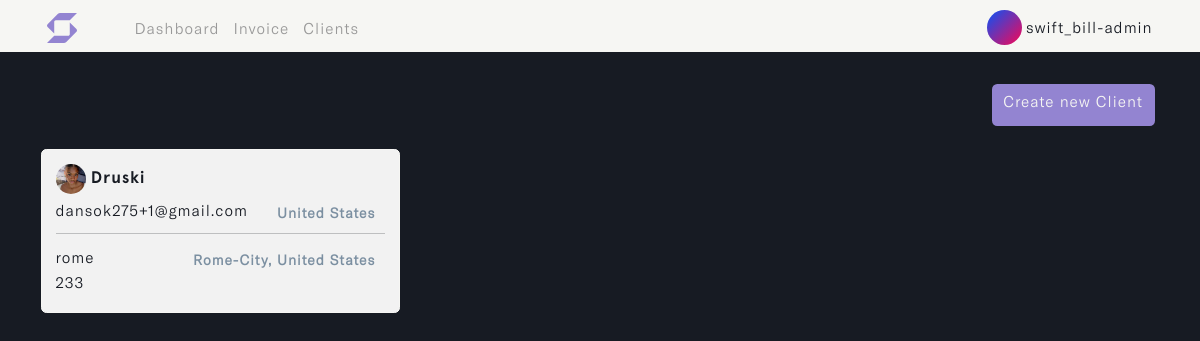
The page /clients (signed in) on the database its author committed.
### user/models.py (models this page shows)
class Profile(models.Model):
    user = models.OneToOneField(User, on_delete=models.CASCADE, blank=True, null=True)
    name = models.CharField(max_length=255, unique=True)
    username = models.CharField(max_length=255, unique=True)
    email = models.EmailField(max_length=255, unique=True)
    updated_time_stamp = models.DateTimeField(auto_now=True)
    created_time_stamp = models.DateTimeField(auto_now_add=True)
    id = models.UUIDField(default=uuid.uuid4, primary_key=True, unique=True, editable=False)
    def __str__(self):
        return self.username

### invoice/models.py (models this page shows, shortened)
class Client(models.Model):
    account_owner = models.ForeignKey(Profile, on_delete=models.CASCADE, related_name='clients', db_index=True)
    name = models.CharField(max_length=50, unique=True, db_index=True)
    address = models.CharField(max_length=255)
    country = models.CharField(max_length=50, null=True, blank=True)
    email = models.EmailField(max_length=100, unique=True, db_index=True)
    phone_number = models.IntegerField(null=True, blank=True)
    city_state = models.CharField(max_length=50, null=True, blank=True)
    postal_code = models.CharField(max_length=30, null=True, blank=True)
    client_avatar = ResizedImageField(size=[600, 600], quality=85, null=True, blank=True, upload_to='client_avatar/', default='emil-kowalski.png')
    updated_time_stamp = models.DateTimeField(auto_now=True, db_index=True)
    created_time_stamp = models.DateTimeField(auto_now_add=True, db_index=True)
    id = models.UUIDField(default=uuid.uuid4, primary_key=True, unique=True, editable=False)
    @property
    def imageURL(self):
        try:
            url = self.client_avatar.url
        except:
            url = ''
        return url
    class Meta:
        ordering = ['-updated_time_stamp']
        indexes = [
            models.Index(fields=['name']),
            models.Index(fields=['email']),
            models.Index(fields=['updated_time_stamp']),
            models.Index(fields=['created_time_stamp']),
        ]

### invoice/views.py (the view, shortened to what this page needs)
# urls.py: path('clients', views.create_client, name='clients'),
@login_required(login_url='login')
def create_client(request):
    profile = request.user.profile
    clients = profile.clients.all()
    form = ClientCreationForm()
    context = {'form': form, 'clients': clients}
    return render(request, 'invoice/client.html', context)

### invoice/templates/invoice/client.html (shortened to what this page needs)
{% load static %}
{% load humanize %}
<!DOCTYPE html>
<html lang="en" class="js has-scroll-init has-scroll-smooth">
  <head>
    <link rel="stylesheet" href="{% static '/css/bootstrap.min.css' %}" />
    <link rel="stylesheet" href="{% static '/css/client.css' %}" />
  </head>
  <body
    id="pageTop"
    class="page-content"
    data-spy="scroll"
    data-target="#mainNav"
  >
    {% include 'invoice/nav.html' %}
    <main>
      <div data-scroll class="page page--layout-2" id="main">
        <div id="client--hero">
          <div class="container">
            <div class="client--intro">
              {% if clients %}
              <div id="clients_">
                <h6>
                  <a
                    href="#"
                    class="btn"
                    id="save_btn"
                    data-bs-toggle="offcanvas"
                    data-bs-target="#offcanvasRight"
                    aria-controls="offcanvasRight"
                  >
                    Create new Client
                  </a>
                </h6>
                <div class="row">
                  {% for client in clients %}
                  <div class="col-md-4">
                    <a href="{% url 'client-details' client.id %}">
                      <div class="card">
                        <div class="card-body">
                          <div id="client--container">
                            <h4>
                              <img
                                src="{{client.imageURL}}"
                                src="{% static '/images/emil-kowalski.png' %}"
                                class="img-fluid rounded-circle"
                                id="avatar-img"
                                alt="avatar-img"
                              />
                              {{client.name}}
                            </h4>
                            <h5>
                              {{client.email | truncatechars:25}}
                              <span class="badge" id="location">
                                {{client.country}}
                              </span>
                            </h5>
                            <hr id="divider--line" />
                            <h5>
                              {{client.address | truncatechars:25}}
                              <span class="badge"
                                >{{client.city_state}}, {{client.country}}</span
                              >
                            </h5>
                            <h5 id="postal--code">
                              {{client.postal_code}}
                              <span class="badge">
                              </span>
                            </h5>
                          </div>
                        </div>
                      </div>
                    </a>
                  </div>
                  {% endfor %}
                </div>
              </div>
              {% endif %}
            </div>
          </div>
        </div>
      </div>
    </main>
  </body>
</html>

### invoice/templates/invoice/nav.html (shortened to what this page needs)
{% load static %}
{% load active_link_tags %}
<nav class="navbar navbar-expand-lg fixed-top menu" id="mainNav">
  <div class="container">
    <a class="navbar-brand" href="{% url 'dashboard' %}">
      <img
        src="{% static '/images/swift_logo.svg' %}"
        class="img-fluid"
        id="logo"
        alt="logo"
      />
    </a>
    <div class="collapse navbar-collapse" id="navbarSupportedContent">
      <ul class="navbar-nav me-auto mb-2 mb-lg-0 left--links">
        <li class="nav-item">
          <a
            class="nav-link {% active_link 'dashboard' %}"
            href="{% url 'dashboard' %}"
            >Dashboard</a
          >
        </li>
        <li class="nav-item">
          <a
            class="nav-link {% active_link 'invoice' %}"
            href="{% url 'invoice' %}"
            >Invoice</a
          >
        </li>
        <li class="nav-item">
          <a
            class="nav-link {% active_link 'clients' %}"
            href="{% url 'clients' %}"
            >Clients</a
          >
        </li>
      </ul>
      <ul class="navbar-nav mb-2 mb-lg-0" id="rightNav">
        <li class="nav-item dropdown">
          <a class="nav-link" href="{% url 'profile' %}">
            <img
              id="profile_img"
              src="{% static '/images/user-avatar.svg' %}"
              class="img-fluid rounded-circle"
              alt="logo"
            />
            <small>{{request.user.profile}}</small>
          </a>
        </li>
      </ul>
    </div>
  </div>
</nav>

### static/css/client.css (style rules this page uses)
*, *::after, *::before { box-sizing: border-box; margin: 0; padding: 0; }
html, body { box-sizing: border-box; font-size: 14px; margin: 0; padding: 0; width: 100%; overflow-x: hidden; background: var(--main-color); -webkit-font-smoothing: antialiased; -moz-osx-font-smoothing: grayscale; scroll-behavior: smooth; }
a { text-decoration: none; }
.page-content { --main-color: #171b23; --text-color: #f6f6f3; --header-font: "Apercu-Bold"; --text-font: "GTAmerica-Light"; }
a { text-decoration: none; color: var(--accent-color); }
#mainNav { transform: translateY(0); transition: padding-top 0.3s, padding-bottom 0.3s; padding-top: 3px; padding-bottom: 0px; background: var(--text-color); transform: translateY(0); opacity: 1; z-index: 9; width: 100vw; }
#logo { width: 35px; height: auto; margin-left: 20%; margin-top: 10%; margin-bottom: 10%; }
#profile_img { width: 35px; }
#mainNav small { font-size: 1.2rem; font-family: var(--text-font); color: var(--main-color); letter-spacing: 1px; vertical-align: middle; }
.left--links a { font-family: var(--text-font); color: #999; letter-spacing: 1px; font-size: 1.2rem; line-height: normal; }
#client--hero { margin-top: 24%; }
.client--intro h6 { font-size: 1.3rem; font-family: var(--text-font); color: #7b8fa1; letter-spacing: 1px; margin-bottom: 3%; }
#save_btn { color: var(--text-color); letter-spacing: 1px; font-family: var(--text-font); font-size: 1.2rem; background: #9384d1; transition: all 0.5s ease-in-out; margin-bottom: 2%; margin-left: 43%; }
.client--intro .card { border: 1px solid var(--text-color); background: #f7f7f7f9; margin-bottom: 3%; }
.client--intro .card h4 { font-size: 2.2vh; font-family: var(--header-font); color: var(--main-color); letter-spacing: 1px; text-transform: capitalize; }
.client--intro #avatar-img { width: 40px; height: 40px; object-fit: cover; }
.client--intro .card h5 { font-size: 2.1vh; font-family: var(--text-font); color: var(--main-color); letter-spacing: 1px; margin-bottom: 2%; }
.client--intro .card h5 span { font-size: 2vh; color: #7b8fa1; text-transform: capitalize; float: right; }
@media (min-width: 1200px) { #logo { width: 30px; margin-left: 20%; margin-top: 5%; margin-bottom: 5%; } }
@media (min-width: 1200px) { #mainNav small { font-size: 1.1rem; } }
@media (min-width: 1200px) { .left--links { margin-left: 4%; } }
@media (min-width: 1200px) { .left--links a { font-size: 1.1rem; } }
@media (min-width: 1200px) { #client--hero { margin-top: 7%; } }
@media (min-width: 1200px) { .client--intro h6 { font-size: 1.2rem; margin-bottom: 1%; } }
@media (min-width: 1200px) { #save_btn { font-size: 1.1rem; margin-bottom: 1%; margin-left: 85%; } }
@media (min-width: 1200px) { .client--intro .card { margin-bottom: 2%; } }
@media (min-width: 1200px) { .client--intro .card h4 { font-size: 1.2rem; } }
@media (min-width: 1200px) { .client--intro #avatar-img { width: 30px; height: 30px; } }
@media (min-width: 1200px) { .client--intro .card h5 { font-size: 1.1rem; } }
@media (min-width: 1200px) { .client--intro .card h5 span { font-size: 1rem; } }

### rows shown on the page
Client: imageURL (picture), name "Druski", email "dansok275+1@gmail.com", country "United States", address "rome", city_state "Rome-City", postal_code "233"

### other values the page prints
{{ request.user.profile }} "swift_bill-admin"
